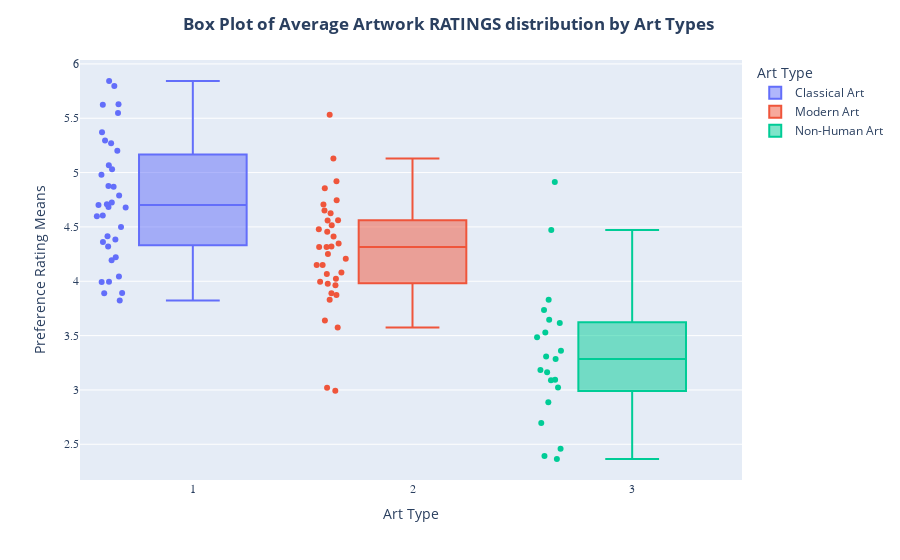
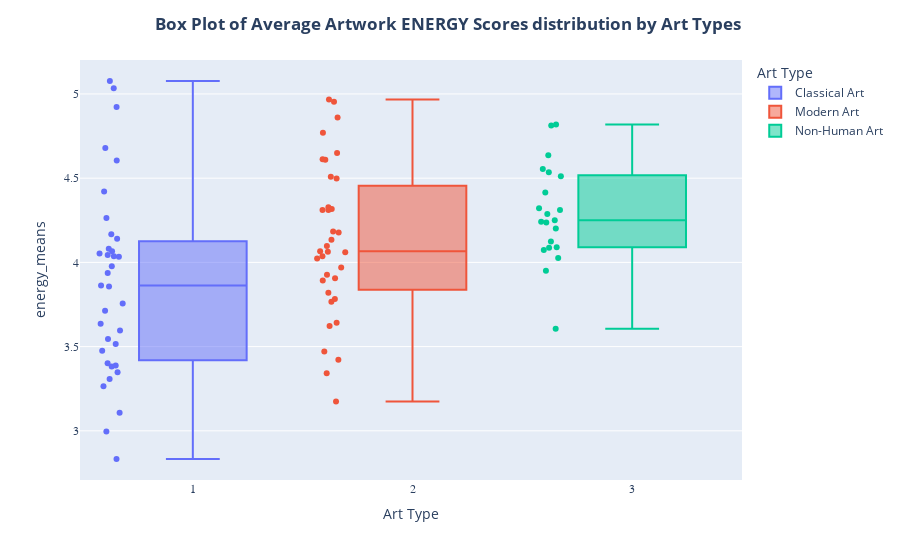

Write notebook code for charts like these, in order.
### Markdown cell above
#### KMeans model plotted

### Code cell
fig1 = makeBoxPlot(data, "actual_art_type", "rating_means","Box Plot of Average Artwork RATINGS distribution by Art Types")
fig2 = makeBoxPlot(data, "actual_art_type", "energy_means","Box Plot of Average Artwork ENERGY Scores distribution by Art Types")
fig1.show()
fig2.show()

### Figure 1 — Plotly figure (JSON) as saved in the notebook; plotly's stock layout.template omitted (floating-point values rounded to 4 significant figures)
{"data": [{"alignmentgroup": "True", "boxpoints": "all", "hovertemplate": "Art Type=%{x}<br>Preference Rating Means=%{y}<extra></extra>", "legendgroup": "</b>Classical Art</b>", "marker": {"color": "#636efa"}, "name": "</b>Classical Art</b>", "notched": false, "offsetgroup": "1", "orientation": "v", "showlegend": true, "type": "box", "x": [1, 1, 1, 1, 1, 1, 1, 1, 1, 1, 1, 1, 1, 1, 1, 1, 1, 1, 1, 1, 1, 1, 1, 1, 1, 1, 1, 1, 1, 1, 1, 1, 1, 1, 1], "x0": " ", "xaxis": "x", "y": [5.271, 5.629, 4.415, 5.843, 4.194, 4.702, 4.321, 4.605, 4.682, 4.726, 5.294, 4.361, 4.498, 5.796, 5.625, 5.548, 3.997, 4.709, 5.201, 4.599, 4.385, 4.221, 4.043, 3.993, 4.679, 5.067, 4.87, 3.89, 4.789, 3.823, 5.371, 5.03, 4.98, 4.876, 3.893], "y0": " ", "yaxis": "y"}, {"alignmentgroup": "True", "boxpoints": "all", "hovertemplate": "Art Type=%{x}<br>Preference Rating Means=%{y}<extra></extra>", "legendgroup": "</b>Modern Art</b>", "marker": {"color": "#EF553B"}, "name": "</b>Modern Art</b>", "notched": false, "offsetgroup": "2", "orientation": "v", "showlegend": true, "type": "box", "x": [2, 2, 2, 2, 2, 2, 2, 2, 2, 2, 2, 2, 2, 2, 2, 2, 2, 2, 2, 2, 2, 2, 2, 2, 2, 2, 2, 2, 2, 2, 2, 2, 2, 2, 2], "x0": " ", "xaxis": "x", "y": [4.08, 3.997, 4.348, 4.151, 4.92, 4.562, 4.559, 4.023, 4.321, 4.314, 2.993, 4.625, 4.706, 3.977, 4.515, 5.13, 5.532, 3.02, 4.652, 3.829, 4.251, 4.207, 4.411, 4.151, 4.746, 3.873, 4.856, 4.478, 4.455, 4.067, 3.575, 3.963, 4.314, 3.89, 3.639], "y0": " ", "yaxis": "y"}, {"alignmentgroup": "True", "boxpoints": "all", "hovertemplate": "Art Type=%{x}<br>Preference Rating Means=%{y}<extra></extra>", "legendgroup": "</b>Non-Human Art</b>", "marker": {"color": "#00cc96"}, "name": "</b>Non-Human Art</b>", "notched": false, "offsetgroup": "3", "orientation": "v", "showlegend": true, "type": "box", "x": [3, 3, 3, 3, 3, 3, 3, 3, 3, 3, 3, 3, 3, 3, 3, 3, 3, 3, 3, 3, 3], "x0": " ", "xaxis": "x", "y": [2.458, 2.696, 3.528, 3.736, 3.164, 2.886, 3.094, 2.391, 2.365, 3.645, 3.09, 3.023, 3.284, 4.472, 3.308, 3.184, 3.485, 3.361, 4.913, 3.829, 3.615], "y0": " ", "yaxis": "y"}], "layout": {"boxmode": "overlay", "legend": {"title": {"text": "Art Type"}, "tracegroupgap": 0}, "margin": {"t": 60}, "title": {"text": "<b>Box Plot of Average Artwork RATINGS distribution by Art Types</b> <i></i>", "x": 0.5}, "xaxis": {"anchor": "y", "categoryarray": [1, 2, 3], "categoryorder": "array", "domain": [0, 1], "tickfont": {"family": "Arial Black"}, "title": {"text": "Art Type"}}, "yaxis": {"anchor": "x", "domain": [0, 1], "tickfont": {"family": "Arial Black"}, "title": {"text": "Preference Rating Means"}}}}

### Figure 2 — Plotly figure (JSON) as saved in the notebook; plotly's stock layout.template omitted (floating-point values rounded to 4 significant figures)
{"data": [{"alignmentgroup": "True", "boxpoints": "all", "hovertemplate": "Art Type=%{x}<br>energy_means=%{y}<extra></extra>", "legendgroup": "</b>Classical Art</b>", "marker": {"color": "#636efa"}, "name": "</b>Classical Art</b>", "notched": false, "offsetgroup": "1", "orientation": "v", "showlegend": true, "type": "box", "x": [1, 1, 1, 1, 1, 1, 1, 1, 1, 1, 1, 1, 1, 1, 1, 1, 1, 1, 1, 1, 1, 1, 1, 1, 1, 1, 1, 1, 1, 1, 1, 1, 1, 1, 1], "x0": " ", "xaxis": "x", "y": [3.863, 4.14, 3.348, 3.388, 4.08, 4.605, 3.936, 4.923, 5.077, 5.033, 3.107, 4.421, 3.545, 3.308, 3.595, 2.833, 3.475, 4.679, 3.401, 4.067, 4.033, 4.043, 3.756, 4.264, 3.635, 2.997, 3.264, 4.054, 3.977, 3.712, 4.167, 3.856, 3.515, 3.381, 4.037], "y0": " ", "yaxis": "y"}, {"alignmentgroup": "True", "boxpoints": "all", "hovertemplate": "Art Type=%{x}<br>energy_means=%{y}<extra></extra>", "legendgroup": "</b>Modern Art</b>", "marker": {"color": "#EF553B"}, "name": "</b>Modern Art</b>", "notched": false, "offsetgroup": "2", "orientation": "v", "showlegend": true, "type": "box", "x": [2, 2, 2, 2, 2, 2, 2, 2, 2, 2, 2, 2, 2, 2, 2, 2, 2, 2, 2, 2, 2, 2, 2, 2, 2, 2, 2, 2, 2, 2, 2, 2, 2, 2, 2], "x0": " ", "xaxis": "x", "y": [4.649, 4.064, 3.421, 3.642, 3.341, 4.184, 4.037, 4.318, 4.609, 3.97, 3.174, 4.498, 4.967, 4.311, 4.508, 4.328, 3.472, 3.893, 4.177, 4.097, 3.906, 4.769, 3.926, 4.612, 3.819, 4.86, 4.06, 3.622, 3.783, 4.311, 3.766, 4.023, 4.067, 4.953, 4.134], "y0": " ", "yaxis": "y"}, {"alignmentgroup": "True", "boxpoints": "all", "hovertemplate": "Art Type=%{x}<br>energy_means=%{y}<extra></extra>", "legendgroup": "</b>Non-Human Art</b>", "marker": {"color": "#00cc96"}, "name": "</b>Non-Human Art</b>", "notched": false, "offsetgroup": "3", "orientation": "v", "showlegend": true, "type": "box", "x": [3, 3, 3, 3, 3, 3, 3, 3, 3, 3, 3, 3, 3, 3, 3, 3, 3, 3, 3, 3, 3], "x0": " ", "xaxis": "x", "y": [4.635, 4.555, 4.311, 4.819, 4.415, 4.027, 4.124, 4.201, 4.512, 4.237, 4.535, 4.813, 4.251, 4.074, 4.09, 4.321, 4.087, 4.288, 3.605, 4.241, 3.95], "y0": " ", "yaxis": "y"}], "layout": {"boxmode": "overlay", "legend": {"title": {"text": "Art Type"}, "tracegroupgap": 0}, "margin": {"t": 60}, "title": {"text": "<b>Box Plot of Average Artwork ENERGY Scores distribution by Art Types</b> <i></i>", "x": 0.5}, "xaxis": {"anchor": "y", "categoryarray": [1, 2, 3], "categoryorder": "array", "domain": [0, 1], "tickfont": {"family": "Arial Black"}, "title": {"text": "Art Type"}}, "yaxis": {"anchor": "x", "domain": [0, 1], "tickfont": {"family": "Arial Black"}, "title": {"text": "energy_means"}}}}
